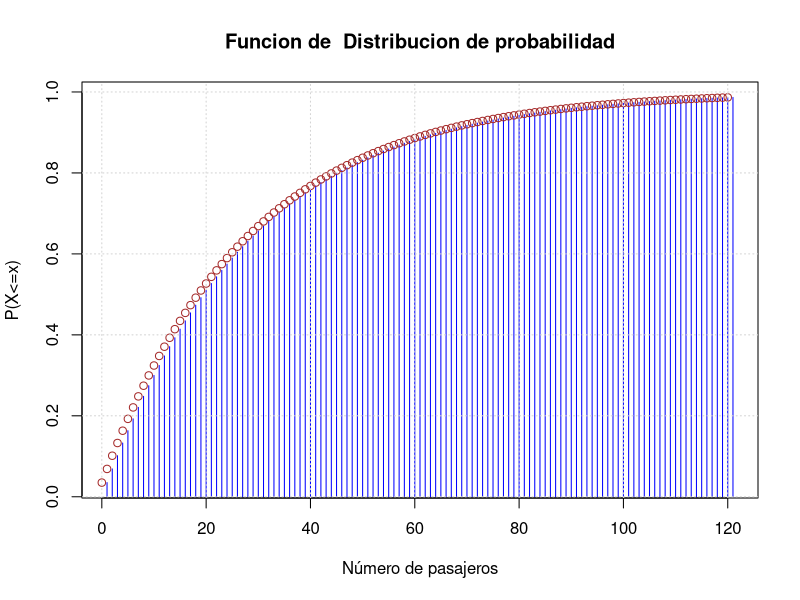
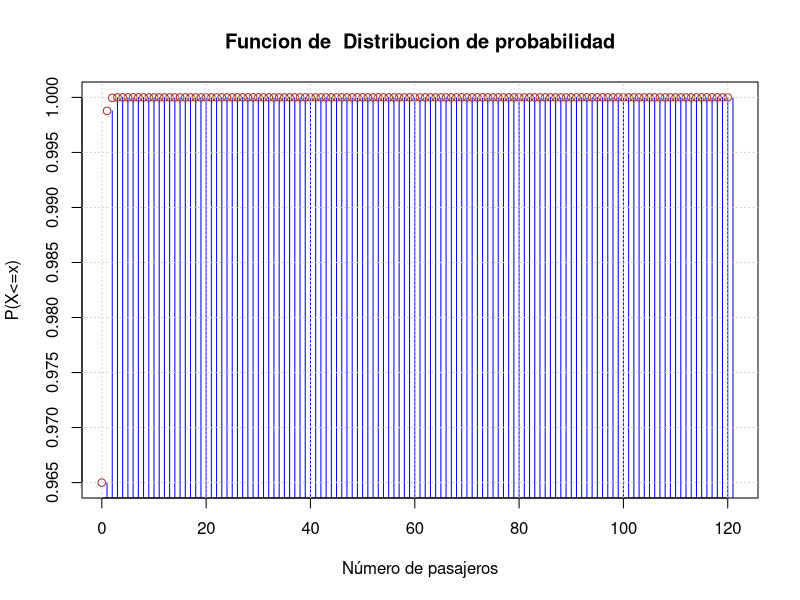

These charts were generated, in order, by the following R code:
## ---- chunk 1
#a)
p=0.035
persona=15
1-pgeom(persona,p)

## ---- chunk 2
#b) y c)
#el numero esperado seria 
casop=0.035
casoq=0.965
esperanza=casoq/casop
esperanza # tratata sobre el numero esperado de personas 
# que parsaran normalmente hasta que tenga un objeto 4
# de estas caracteristicas 
# el numero esperado es de 28 personas 
casop2=casop*casop
varianza=casoq/casop2
varianza
dt=sqrt(varianza)
dt #tenemos una gran desviacion tipica eso quieredecir 
 # que tenemos bastante dispersion entre los datos 
 #de las personas que llevan objetos cuestionales en relacion con la media 
## ---- chunk 3

#d)
#debemos dividir el enunciado en dos partes las personas 
# con objetos no adecuados y las personas sin problemas
#-----------------------------------------------------
x1=120 # numero de pasajeros
w=5 # minutos por cada caso de personas con objetos no adecuados
P=0.035 # probabilidades de los objetos no adecuados 
m1=x1*P
m1
mt1=m1*w # por que tarda 5 minutos por cada caso 
mt1
#-----------------------------------------------------
x2=120 #numero de pasajeros
w2=1 #tiempo
Q=0.965 #el restante de probabilidades de los casos sin problemas
m2=x2*Q
m2
mt2=m2*w2 # por que tarda un minuto por cada caso
mt2
#-----------------------------------------------------
#Terminamos sumando los dos casos para saber el total final 
# de los tiempos totales de los 120 pasajeros
final=mt1+mt2
final

## ---- chunk 4

#e) 

x<-pgeom(0:120,P) 
plot(x,xlab= "Número de pasajeros", ylab = "P(X<=x)", 
     col="blue", type = "h",main= "Funcion de  Distribucion de probabilidad") 
points(0:120,x,col="brown") 
grid()

y<-pgeom(0:120,Q) 
plot(y,xlab= "Número de pasajeros", ylab = "P(X<=x)", col="blue",
     type = "h", main= "Funcion de  Distribucion de probabilidad") 
points(0:120,y,col="brown") 
grid()


